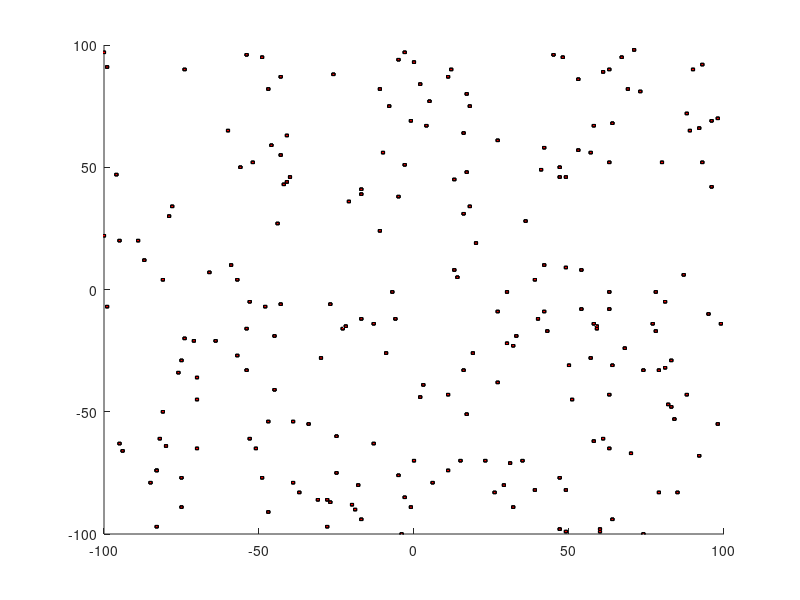

Write MATLAB code to recreate this figure.
clear; clc; close all;
figure;
hold on;
axis([-100 100 -100 100 -100 100]);
numberOfObstacles = floor(rand*1000);
for k=1:numberOfObstacles
  obstacleLLX = floor(rand*200) - 100;
  obstacleX = [obstacleLLX obstacleLLX obstacleLLX+1 obstacleLLX+1];
  obstacleLLY = floor(rand*200) - 100;
  obstacleY = [obstacleLLY obstacleLLY+1 obstacleLLY+1 obstacleLLY];
  obstacleLLZ = floor(rand*200) - 100;
  obstacleZ = [obstacleLLZ obstacleLLZ obstacleLLZ+1 obstacleLLZ+1];
  drawCube([obstacleLLX obstacleLLY obstacleLLZ 1 0 0 0], 'FaceColor', 'r');

endfor
